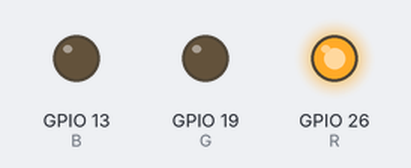
The program below on a simulated Raspberry Pi (BCM pin numbers). Shown: output pins drawn as LEDs (lit = HIGH).

Above: at 0.2 s.
At 0.7 s:
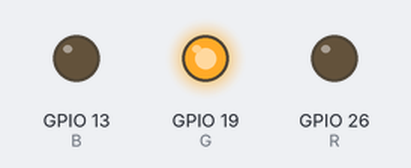
At 2.7 s:
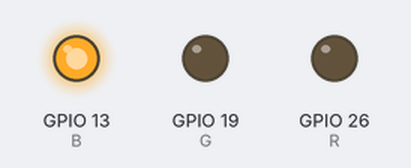
Timing chart, 0 to 3.5 s (numbered marks = the images above):
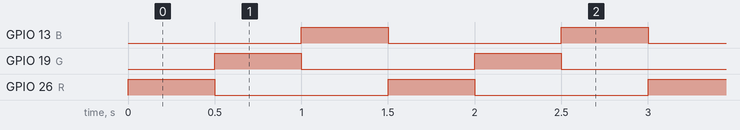

Measured:
- by itself, GPIO 13 (B), GPIO 19 (G), GPIO 26 (R): alternates HIGH for 0.50 s and LOW for 1.0 s
- by itself, everything shown: repeats every 1.5 s, in 3 steps

The program:

Lab2.py
```python
import RPi.GPIO as GPIO
import time
R,G,B=26,19,13
GPIO.setmode(GPIO.BCM)

GPIO.setup(R,GPIO.OUT)
GPIO.setup(G,GPIO.OUT)
GPIO.setup(B,GPIO.OUT)
GPIO.output(R,GPIO.LOW)
GPIO.output(G,GPIO.LOW)
GPIO.output(B,GPIO.LOW)

t=0.5
try:
    while True:
        GPIO.output(R,GPIO.HIGH)
        GPIO.output(G,GPIO.LOW)
        GPIO.output(B,GPIO.LOW)
        time.sleep(t)
        GPIO.output(R,GPIO.LOW)
        GPIO.output(G,GPIO.HIGH)
        GPIO.output(B,GPIO.LOW)
        time.sleep(t)
        GPIO.output(R,GPIO.LOW)
        GPIO.output(G,GPIO.LOW)
        GPIO.output(B,GPIO.HIGH)
        time.sleep(t)
except KeyboardInterrupt:
    print("程序中断")

finally:
    GPIO.cleanup()
```
